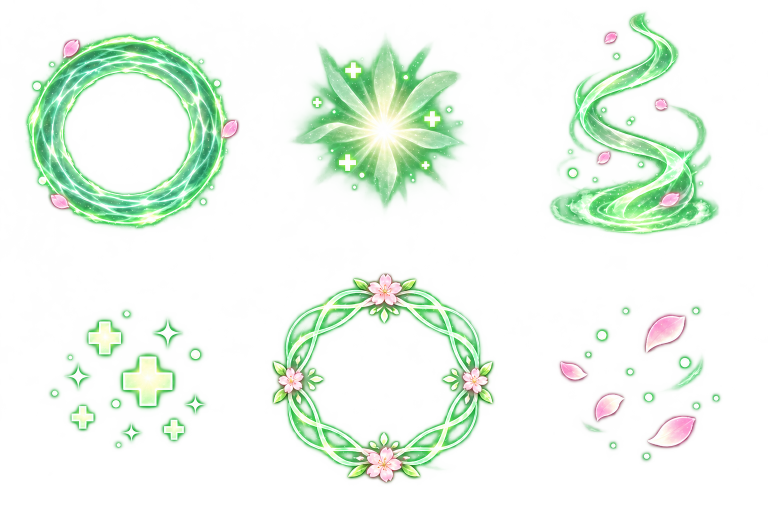
#> input picture assets/effects/common_healing/healing_source_clean.png, 1536 x 1024 px (shown at 1/2 size)
$ python export_common_healing.py
#> lines starting #> are read from the running program, lines starting #| are printed output that depends on the picture
"""Export imagegen's six transparent Common Healing spell components. No colour keying."""
from pathlib import Path
from PIL import Image
import numpy as np
root=Path(__file__).resolve().parents[1]/'assets/effects/common_healing'
source=Image.open(root/'healing_source_clean.png').convert('RGBA')
#> source is the input picture: PIL image 1536x1024 RGBA; mean R, G, B, A 128.8, 177.3, 131.9, 47.3
assert source.size==(1536,1024)
atlas=Image.new('RGBA',source.size)
#> atlas: PIL image 1536x1024 RGBA; every value is 0
for i in range(6):
    cell=source.crop(((i%3)*512,(i//3)*512,(i%3+1)*512,(i//3+1)*512))
    a=np.array(cell);yy,xx=np.mgrid[:512,:512]
    edge=np.minimum.reduce([xx,yy,511-xx,511-yy]);t=np.clip(edge/12,0,1)
    a[:,:,3]=np.rint(a[:,:,3]*t*t*(3-2*t)).astype(np.uint8)
    a[a[:,:,3]==0]=0
    atlas.paste(Image.fromarray(a),((i%3)*512,(i//3)*512))
#> this loop made 6 passes
#> pass 1, `cell=source.crop(((i%3)*512,(i//3)*512,(i%3+1)*512,(i//3+1)*512))`:
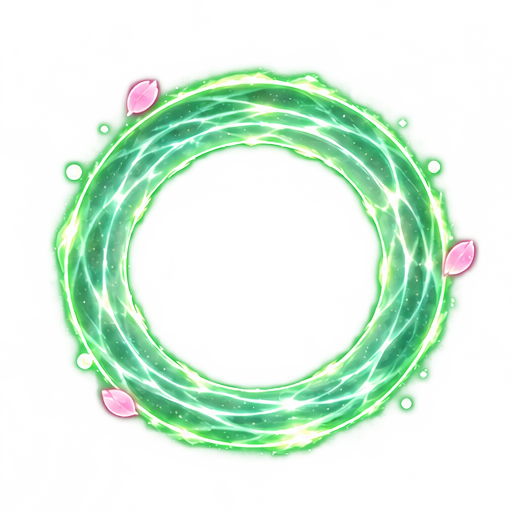
#> cell: PIL image 512x512 RGBA; mean R, G, B, A 135.5, 196.3, 144.9, 74.6; transparent parts drawn white
#> pass 2, `cell=source.crop(((i%3)*512,(i//3)*512,(i%3+1)*512,(i//3+1)*512))`:
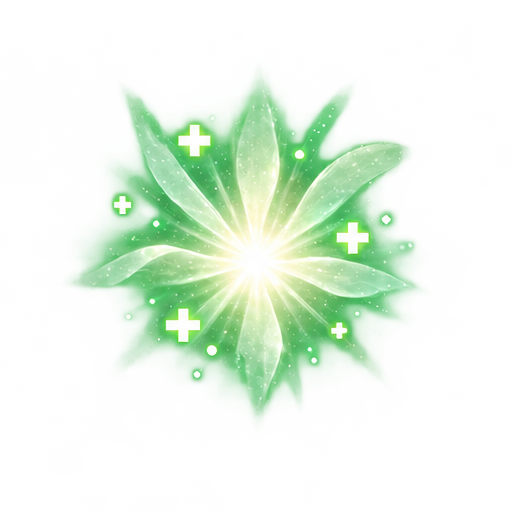
#> cell: PIL image 512x512 RGBA; mean R, G, B, A 123.8, 182.2, 128.4, 58.7; transparent parts drawn white
#> pass 3, `cell=source.crop(((i%3)*512,(i//3)*512,(i%3+1)*512,(i//3+1)*512))`:
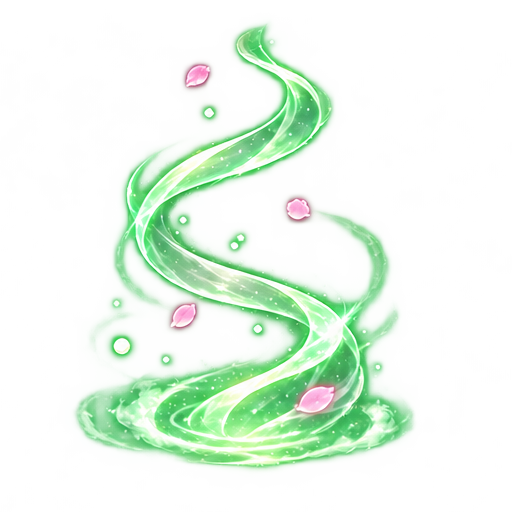
#> cell: PIL image 512x512 RGBA; mean R, G, B, A 131.1, 187.5, 136.7, 54.1; transparent parts drawn white
#> after the loop:
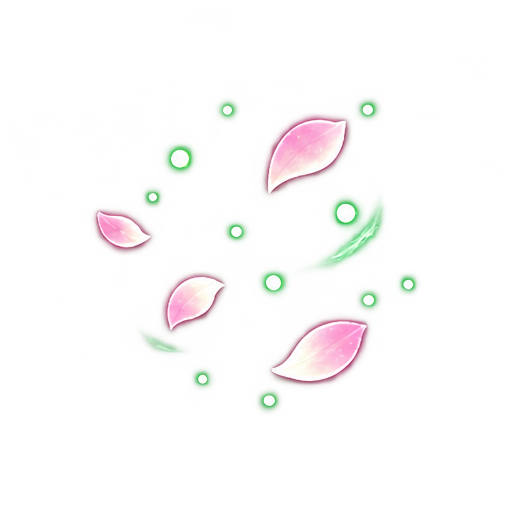
#> a: shape (512, 512, 4); mean R, G, B, A 38.4, 40.9, 36.4, 16.1; transparent parts drawn white
atlas.save(root/'healing_atlas.png')
